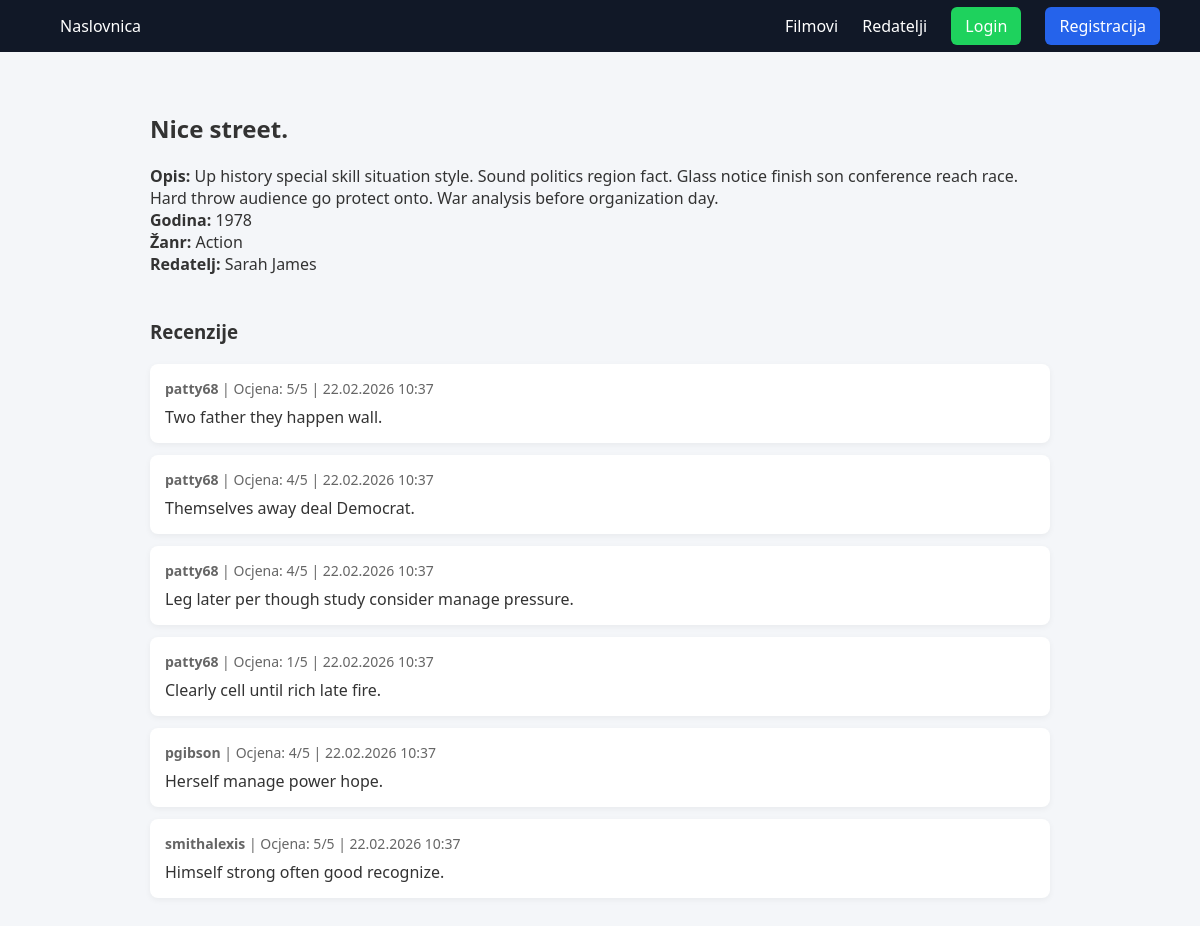
Screenshot of /film/23/ with the database file from the repository.
### main/models.py (models this page shows, shortened)
class Film(models.Model):
    GENRE_CHOICES = [
        ('ACTION', 'Action'),
        ('DRAMA', 'Drama'),
        ('COMEDY', 'Comedy'),
        ('THRILLER', 'Thriller'),
        ('HORROR', 'Horror'),
        ('ROMANCE', 'Romance'),
        ('SCIFI', 'Sci-Fi'),
        ('OTHER', 'Other'),
    ]
    title = models.CharField(max_length=200)
    description = models.TextField()
    release_year = models.IntegerField()
    genre = models.CharField(max_length=20, choices=GENRE_CHOICES)
    director = models.ForeignKey(
        Director,
        on_delete=models.SET_NULL,
        null=True,
        related_name='films'
    )
    created_at = models.DateTimeField(default=timezone.now)
    created_by = models.ForeignKey(
        User,
        on_delete=models.CASCADE,
        related_name='created_films'
    )

class Director(models.Model):
    name = models.CharField(max_length=100)
    birth_year = models.IntegerField(null=True, blank=True)

class Review(models.Model):
    film = models.ForeignKey(
        Film,
        on_delete=models.CASCADE,
        related_name='reviews'
    )
    user = models.ForeignKey(
        User,
        on_delete=models.CASCADE,
        related_name='reviews'
    )
    rating = models.IntegerField()
    comment = models.TextField(blank=True)
    created_at = models.DateTimeField(default=timezone.now)
    class Meta:
        ordering = ['-created_at']

### main/views.py (the view)
# urls.py: path("film/<int:pk>/", FilmDetailView.as_view(), name="film_detail"),
class FilmDetailView(DetailView):
    model = Film
    template_name = "main/film_detail.html"
    context_object_name = "film"

### templates/main/film_detail.html (shortened to what this page needs)
{% extends "base.html" %}
{% block content %}
<h2>{{ film.title }}</h2>
<p><strong>Opis:</strong> {{ film.description }}</p>
<p><strong>Godina:</strong> {{ film.release_year }}</p>
<p><strong>Žanr:</strong> {{ film.get_genre_display }}</p>
<p><strong>Redatelj:</strong> {{ film.director.name }}</p>
<br><br>
<div style="display: flex; justify-content: space-between; align-items: center;">
    <h3>Recenzije</h3>
</div>
<ul>
    {% for review in film.reviews.all %}
        <li>
            <div class="review-meta">
                <strong>{{ review.user.username }}</strong>
                | Ocjena: {{ review.rating }}/5
                | {{ review.created_at|date:"d.m.Y H:i" }}
            </div>
            <p>{{ review.comment }}</p>
        </li>
    {% empty %}
        <li>Nema recenzija.</li>
    {% endfor %}
</ul>
{% endblock %}

### main/static/style.css (style rules this page uses)
* { margin: 0; padding: 0; }
body { font-family: 'Segoe UI', sans-serif; background-color: #f4f6f9; color: #333; }
h1, h2, h3 { margin-bottom: 20px; }
ul { list-style: none; }
li { background: white; padding: 15px; margin-bottom: 12px; border-radius: 8px; box-shadow: 0 2px 6px rgba(0,0,0,0.05); }
.review-meta { font-size: 14px; color: #666; margin-bottom: 8px; }

### rows the page displays
Film: title "Nice street.", description "Up history special skill situation style. Sound politics region fact. Glass notice finish son conference reach race. Hard throw audience go protect onto. War analysis before organization day.", release_year "1978", genre "Action", director.name "Sarah James"
Review: user.username "patty68", rating "5", created_at "22.02.2026 10:37", comment "Two father they happen wall."
Review: user.username "patty68", rating "4", created_at "22.02.2026 10:37", comment "Themselves away deal Democrat."
Review: user.username "patty68", rating "4", created_at "22.02.2026 10:37", comment "Leg later per though study consider manage pressure."
Review: user.username "patty68", rating "1", created_at "22.02.2026 10:37", comment "Clearly cell until rich late fire."
Review: user.username "pgibson", rating "4", created_at "22.02.2026 10:37", comment "Herself manage power hope."
Review: user.username "smithalexis", rating "5", created_at "22.02.2026 10:37", comment "Himself strong often good recognize."
